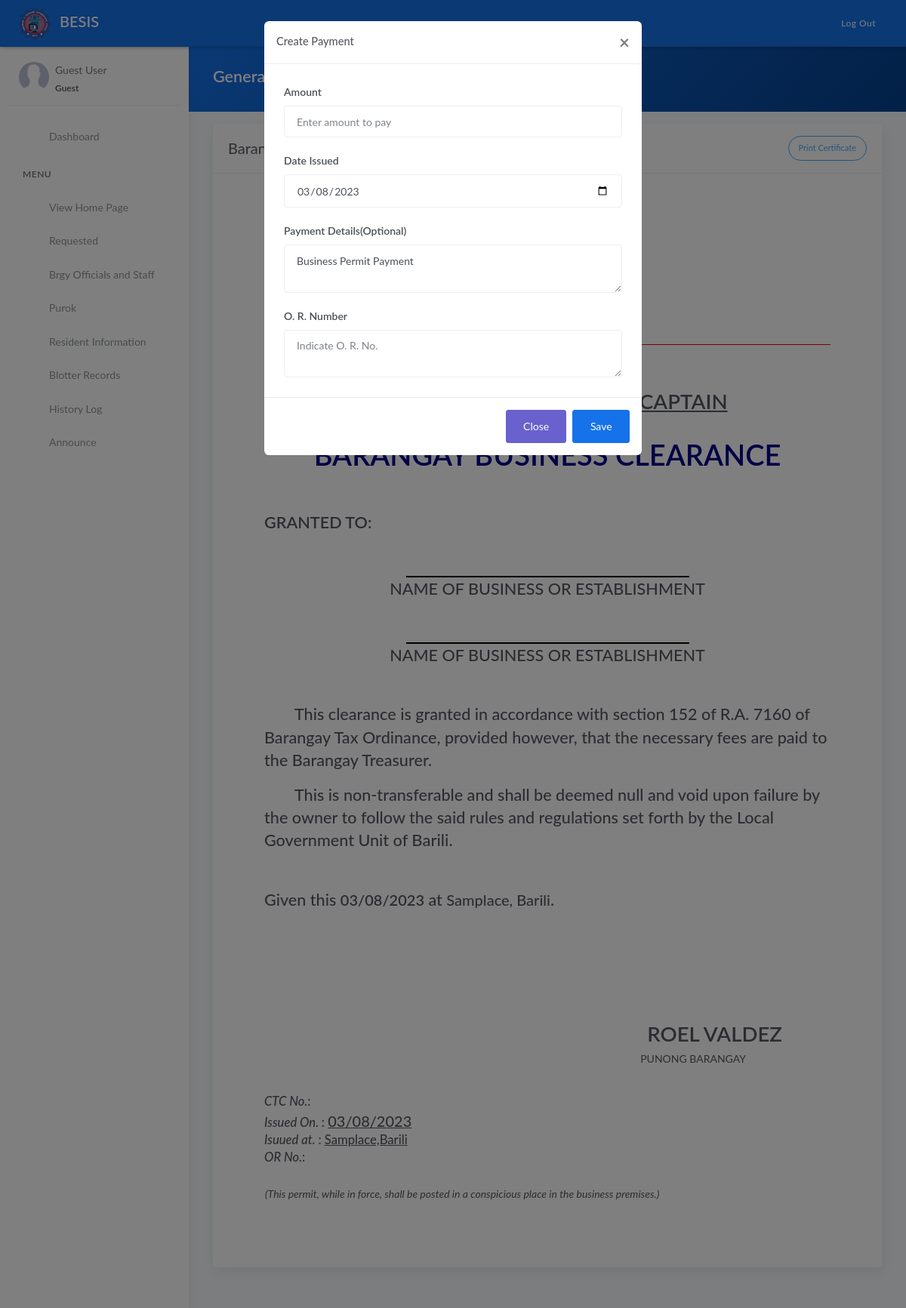
The page /generate_business_permit.php on the database as committed earlier.
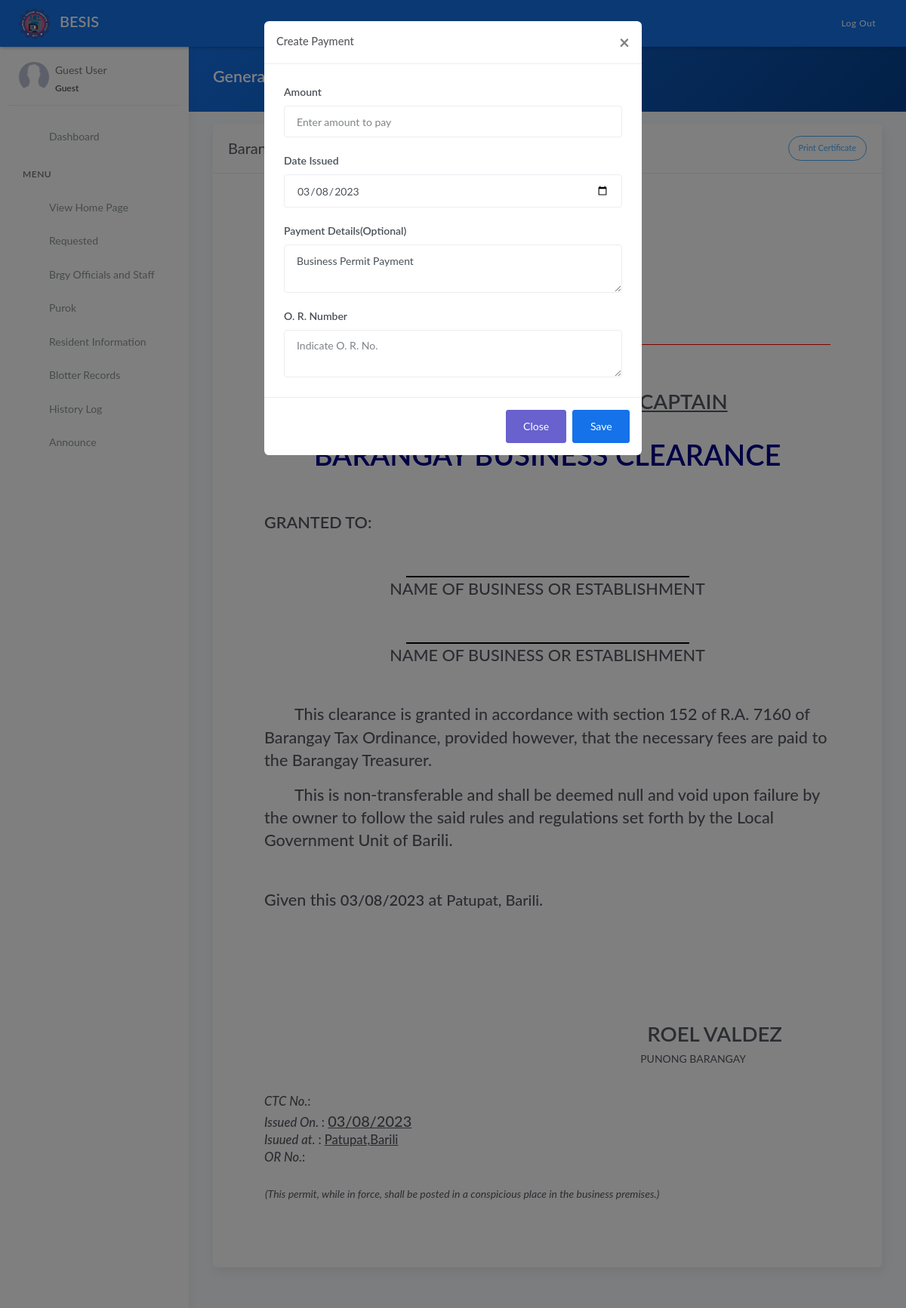
The same page on the database as committed later.
### tables this page shows
CREATE TABLE `tblbrgy_info` (
  `id` int(11) NOT NULL AUTO_INCREMENT,
  `province` varchar(100) DEFAULT NULL,
  `town` varchar(100) DEFAULT NULL,
  `brgy_name` varchar(50) DEFAULT NULL,
  `number` varchar(50) DEFAULT NULL,
  `text` text DEFAULT NULL,
  `image` varchar(200) DEFAULT NULL,
  `city_logo` varchar(100) DEFAULT NULL,
  `brgy_logo` varchar(100) DEFAULT NULL,
  PRIMARY KEY (`id`)
);

### templates/main-header.php (called while the page is built, shortened)
<?php include 'model/fetch_brgy_info.php' ?>

### model/fetch_brgy_info.php (called while the page is built, shortened)
<?php
    $query = "SELECT * FROM tblbrgy_info";
    $result = $conn->query($query);
	$row = $result->fetch_assoc();
	if($row){
		$town	= $row['town'];
		$brgy 		= $row['brgy_name'];
	}
?>

### generate_business_permit.php (the view, shortened to what the changed rows need)
<?php include 'server/server.php' ?>
<?php
    $c = "SELECT * FROM tblofficials JOIN tblposition ON tblofficials.position=tblposition.id WHERE tblposition.position='Captain'";
    $captain = $conn->query($c)->fetch_assoc();
?>
<!DOCTYPE html>
<html lang="en">
<head>
	<?php include 'templates/header.php' ?>
</head>
<body>
	<div class="wrapper">
		<?php include 'templates/main-header.php' ?>
		<div class="main-panel">
			<div class="content">
				<div class="panel-header bg-primary-gradient">
					<div class="page-inner">
						<div class="d-flex align-items-left align-items-md-center flex-column flex-md-row">
							<div>
								<h2 class="text-white fw-bold">Generate Permit</h2>
							</div>
						</div>
					</div>
				</div>
				<div class="page-inner">
					<div class="row mt--2">
						<div class="col-md-12">
                            <div class="card">
								<div class="card-body m-5" id="printThis">
                                    <div class="d-flex flex-wrap justify-content-around" style="border-bottom:1px solid red">
										<div class="text-center">
											<h1 class="fw-bold mb-0">Barangay <?= ucwords($brgy) ?></i></h2>
                                            <p><i>Mobile No. <?= $number ?></i></p>
										</div>
									</div>
                                    <div class="row mt-2">
                                        <div class="col-md-12">
                                            <div class="text-center mt-5">
                                                <h1 class="mt-4 fw-bold"><u>OFFICE OF THE BARANGAY CAPTAIN</u></h1>
                                            </div>
                                            <div class="text-center">
                                                <h1 class="mt-4 fw-bold mb-5" style="font-size:38px;color:darkblue">BARANGAY BUSINESS CLEARANCE</h1>
                                            </div>
                                            <h2 class="mt-5 fw-bold">GRANTED TO:</h2>
                                            <div class="text-center pt-4">
                                                <h2 class="mt-0">NAME OF BUSINESS OR ESTABLISHMENT</h2>
                                            </div>
                                            <div class="text-center pt-4 mb-5">
                                                <h2 class="mt-0">NAME OF BUSINESS OR ESTABLISHMENT</h2>
                                            </div>
                                            <h2 class="mt-5" style="text-indent: 40px;">This clearance is granted in accordance with section 152 of R.A. 7160 of Barangay Tax Ordinance, provided however, that the necessary fees are paid to the Barangay Treasurer.</h2>
                                            <h2 class="mt-3" style="text-indent: 40px;">This is non-transferable and shall be deemed null and void upon failure by the owner to follow the said rules and regulations set forth by the Local Government Unit of <span style="font-size:22px"><?= ucwords($town) ?>.</h2>
                                            <h2 class="mt-5">Given this <span class="fw-bold" style="font-size:20px"><?= date('m/d/Y') ?></span> at <span style="font-size:20px"><?= ucwords($brgy.', '.$town) ?></span>.</h2>
                                        </div>
                                        <div class="col-md-12">
                                            <div class="p-3 text-right mr-5" style="margin-top:120px">
                                                <h1 class="fw-bold mb-0 text-uppercase"><?= ucwords($captain['name']) ?></h1>
                                            </div>
                                        </div>
                                        <div class="col-md-12 mb-4">
                                            <h4 class="mb-0"><i>Isuued at.   </i>: <u><?= ucwords($brgy.','.$town) ?></u></h4>
                                        </div>
                                    </div>
								</div>
							</div>
						</div>
					</div>
				</div>
			</div>
		</div>
	</div>
</body>
</html>

Rows that differ between the two databases and show on the page:
changed tblbrgy_info "Barili": brgy_name+town "Samplace, Barili" → "Patupat, Barili"; brgy_name+town "Samplace,Barili" → "Patupat,Barili"
